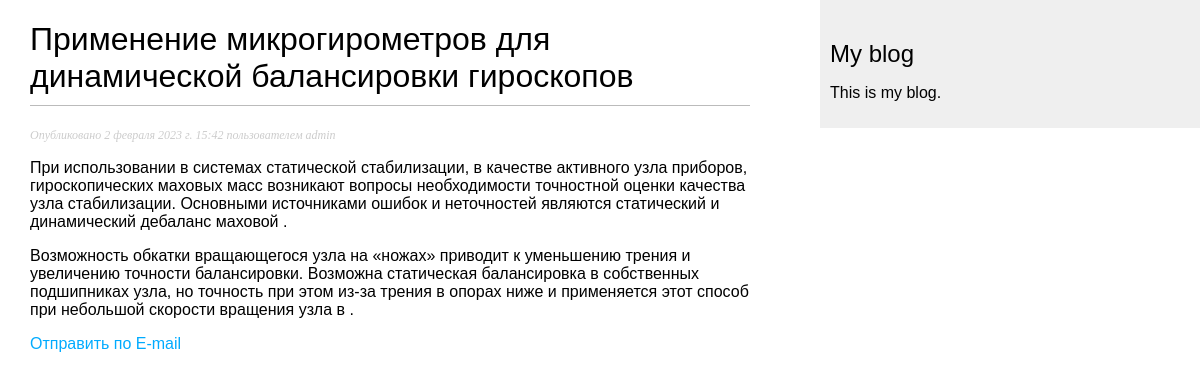
The page /blog/2023/2/2/primenenie-mikrogirometrov-dlya-dinamicheskoj-balansirovki-giroskopov/ on the database its author committed.
### blog/models.py (models this page shows, shortened)
class Post(models.Model):
    STATUS_CHOICES = (
        ('draft', 'Отложено'),
        ('published', 'Опубликовано'),
    )
    title = models.CharField(max_length=250)  # Поле заголовка статьи. Тип VARCHAR в базе данных
    slug = models.SlugField(max_length=250, unique_for_date='publish')  # Поле для формирования URL'ов
    author = models.ForeignKey(User, on_delete=models.CASCADE,
                               related_name='blog_posts')  # Внешний ключ, определяющий отношение "один ко многим"
    body = models.TextField()  # Основное содержание статьи, которое будет сохранено в столбце TEXT в SQL базе данных
    publish = models.DateTimeField(
        default=timezone.now)  # Поле даты, сохраняющее дату публикации статьи. Функция 'now' - по умолчанию, и возвращает текущие дату и время
    created = models.DateTimeField(
        auto_now_add=True)  # Это поле даты указывает, когда статья была создана. Параметр 'auto_now_add' - автосохранение при создании объекта
    update = models.DateTimeField(
        auto_now=True)  # Дата и время, указывающие на период, когда статья была отредактирована. Параметр 'auto_now' - указание даты на момент сохранения.
    status = models.CharField(max_length=10, choices=STATUS_CHOICES,
                              default='draft')  # Поле отображения статуса статьи. Параметр CHOICES ограничивает возможные значения из указанного списка.
    objects = models.Manager()  # Менеджер по умолчанию
    published = PublishedManager()  # Новый менеджер
    class Meta:
        ordering = (
            '-publish',)  # Указали Django, порядок сортировки статей по умолчанию — по убыванию (префикс "-") даты публикации поля 'publish'.

### blog/views.py (the view)
# urls.py: path('<int:year>/<int:month>/<int:day>/<slug:post>/', views.post_detail, name='post_detail'),
def post_detail(request, year, month, day, post):
    post = get_object_or_404(Post, slug=post, status='published', publish__year=year, publish__month=month,
                             publish__day=day)
    return render(request, 'post/detail.html', {'post': post})

### blog/templates/post/detail.html (shortened to what this page needs)
{% extends "blog/base.html" %}
{% block content %}
    <h1>{{ post.title }}</h1>
    <p class="date">Опубликовано {{ post.publish }} пользователем {{ post.author }}</p>
    {{ post.body|linebreaks }}
<p>
    <a href="{% url 'blog:post_share' post.id %}">Отправить по E-mail</a>
</p>
{% endblock %}

### blog/static/css/blog.css (style rules this page uses)
body { margin:0; padding:0; font-family:helvetica, sans-serif; }
a { color:#00abff; text-decoration:none; }
h1 { font-weight:normal; border-bottom:1px solid #bbb; padding:0 0 10px 0; }
p.date { color:#ccc; font-family: georgia, serif; font-size: 12px; font-style: italic; }

### rows shown on the page
Post: title "Применение микрогирометров для динамической балансировки гироскопов", publish "2 февраля 2023 г. 15:42", author "admin", body "При использовании в системах статической стабилизации, в качестве активного узла приборов, гироскопических маховых масс возникают вопросы необходимости точностной оценки качества узла стабилизации. Основными источниками ошибок и неточностей являются статический и динамический дебаланс маховой . Возможность обкатки вращающегося узла на «ножах» приводит к уменьшению трения и увеличению точности балансировки. Возможна статическая балансировка в собственных подшипниках узла, но точность при этом из-за трения в опорах ниже и применяется этот способ при небольшой скорости вращения узла в ."
